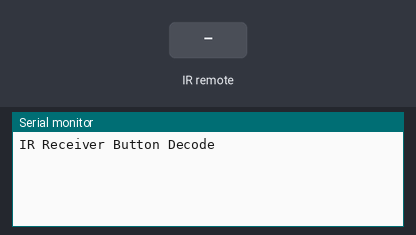
Bench run of a sketch on a simulated Arduino Uno, built with avr-gcc and run on an emulated ATmega328P. On the bench: the last lines printed to the serial monitor. The test bench sets the inputs (shaded band).

Above: at 1.2 s.
1.3 s: infrared code 0xFF629D received
At 1.7 s:
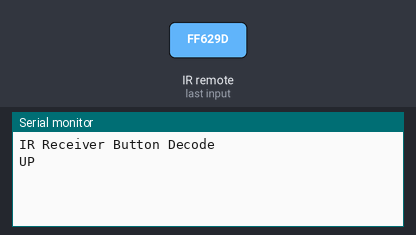
2.8 s: infrared code 0xFF22DD received
At 4.0 s:
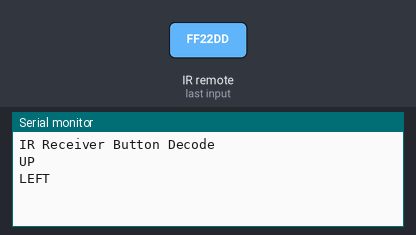
4.3 s: infrared code 0xFF02FD received
At 5.1 s:
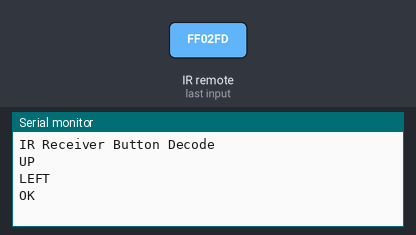
5.8 s: infrared code 0xFFC23D received
At 6.3 s:
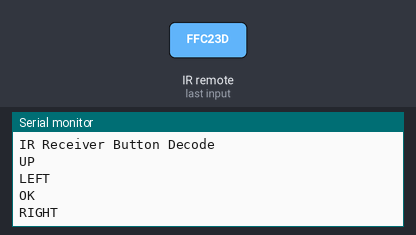
7.3 s: infrared code 0xFFA857 received
At 8.5 s:
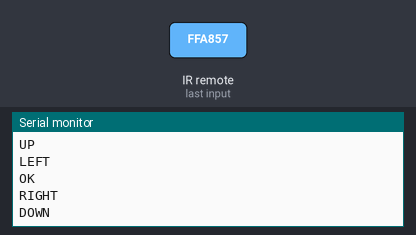
8.8 s: infrared code 0xFF9867 received
At 9.8 s:
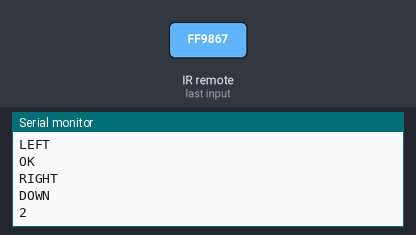

The sketch:

Project_12_IR_Receiver_Module.ino
```cpp
#include "IRremote.h"

int receiver = 11; // Signal Pin of IR receiver to Arduino Digital Pin 11

/*-----( Declare objects )-----*/
IRrecv irrecv(receiver);     // create instance of 'irrecv'
decode_results results;      // create instance of 'decode_results'

/*-----( Function )-----*/
void translateIR() // takes action based on IR code received

// describing Remote IR codes

{

  switch(results.value)

  {
  case 0xFF629D: Serial.println("UP"); break;
  case 0xFF22DD: Serial.println("LEFT");    break;
  case 0xFF02FD: Serial.println("OK");    break;
  case 0xFFC23D: Serial.println("RIGHT");   break;
  case 0xFFA857: Serial.println("DOWN");    break;
  case 0xFF9867: Serial.println("2");    break;
  case 0xFFB04F: Serial.println("3");    break;
  case 0xFF6897: Serial.println("1");    break;
  case 0xFF30CF: Serial.println("4");    break;
  case 0xFF18E7: Serial.println("5");    break;
  case 0xFF7A85: Serial.println("6");    break;
  case 0xFF10EF: Serial.println("7");    break;
  case 0xFF38C7: Serial.println("8");    break;
  case 0xFF5AA5: Serial.println("9");    break;
  case 0xFF42BD: Serial.println("*");    break;
  case 0xFF4AB5: Serial.println("0");    break;
  case 0xFF52AD: Serial.println("#");    break;
  case 0xFFFFFFFF: Serial.println(" REPEAT");break;

  default:
    Serial.println(" other button   ");

  }// End Case

  delay(500); // Do not get immediate repeat


} //END translateIR
void setup()   /*----( SETUP: RUNS ONCE )----*/
{
  Serial.begin(9600);
  Serial.println("IR Receiver Button Decode");
  irrecv.enableIRIn(); // Start the receiver

}/*--(end setup )---*/


void loop()   /*----( LOOP: RUNS CONSTANTLY )----*/
{
  if (irrecv.decode(&results)) // have we received an IR signal?

  {
    translateIR();
    irrecv.resume(); // receive the next value
  }
}/* --(end main loop )-- */
```

Measured:
- after the input at 1.3 s, the serial monitor: prints a new line at once (image 1)
- after the input at 2.8 s, the serial monitor: prints a new line at once (image 2)
- after the input at 4.3 s, the serial monitor: prints a new line at once (image 3)
- after the input at 5.8 s, the serial monitor: prints a new line at once (image 4)
- after the input at 7.3 s, the serial monitor: prints a new line at once (image 5)
- after the input at 8.8 s, the serial monitor: prints a new line at once (image 6)
